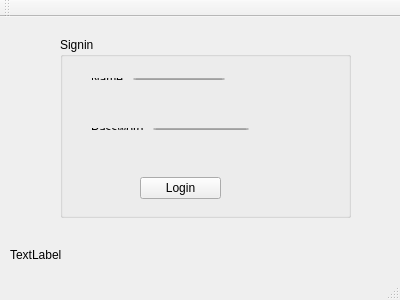
<?xml version="1.0" encoding="UTF-8"?>
<ui version="4.0">
 <class>Login</class>
 <widget class="QMainWindow" name="Login">
  <property name="geometry">
   <rect>
    <x>0</x>
    <y>0</y>
    <width>400</width>
    <height>300</height>
   </rect>
  </property>
  <property name="windowTitle">
   <string>Login</string>
  </property>
  <widget class="QWidget" name="centralWidget">
   <widget class="QLabel" name="label">
    <property name="geometry">
     <rect>
      <x>10</x>
      <y>230</y>
      <width>211</width>
      <height>16</height>
     </rect>
    </property>
    <property name="text">
     <string>TextLabel</string>
    </property>
   </widget>
   <widget class="QGroupBox" name="groupBox">
    <property name="geometry">
     <rect>
      <x>60</x>
      <y>20</y>
      <width>291</width>
      <height>181</height>
     </rect>
    </property>
    <property name="title">
     <string>Signin</string>
    </property>
    <widget class="QPushButton" name="pushButton">
     <property name="geometry">
      <rect>
       <x>80</x>
       <y>140</y>
       <width>81</width>
       <height>22</height>
      </rect>
     </property>
     <property name="text">
      <string>Login</string>
     </property>
    </widget>
    <widget class="QWidget" name="layoutWidget">
     <property name="geometry">
      <rect>
       <x>20</x>
       <y>30</y>
       <width>156</width>
       <height>24</height>
      </rect>
     </property>
     <layout class="QHBoxLayout" name="horizontalLayout">
      <item>
       <widget class="QLabel" name="label_2">
        <property name="text">
         <string>Name:</string>
        </property>
       </widget>
      </item>
      <item>
       <widget class="QLineEdit" name="lineEdit_user_name"/>
      </item>
     </layout>
    </widget>
    <widget class="QWidget" name="layoutWidget">
     <property name="geometry">
      <rect>
       <x>20</x>
       <y>80</y>
       <width>180</width>
       <height>24</height>
      </rect>
     </property>
     <layout class="QHBoxLayout" name="horizontalLayout_2">
      <item>
       <widget class="QLabel" name="label_3">
        <property name="text">
         <string>Password:</string>
        </property>
       </widget>
      </item>
      <item>
       <widget class="QLineEdit" name="lineEdit_password">
        <property name="echoMode">
         <enum>QLineEdit::Password</enum>
        </property>
       </widget>
      </item>
     </layout>
    </widget>
   </widget>
  </widget>
  <widget class="QMenuBar" name="menuBar">
   <property name="geometry">
    <rect>
     <x>0</x>
     <y>0</y>
     <width>400</width>
     <height>19</height>
    </rect>
   </property>
  </widget>
  <widget class="QToolBar" name="mainToolBar">
   <attribute name="toolBarArea">
    <enum>TopToolBarArea</enum>
   </attribute>
   <attribute name="toolBarBreak">
    <bool>false</bool>
   </attribute>
  </widget>
  <widget class="QStatusBar" name="statusBar"/>
 </widget>
 <layoutdefault spacing="6" margin="11"/>
 <resources/>
 <connections/>
</ui>
